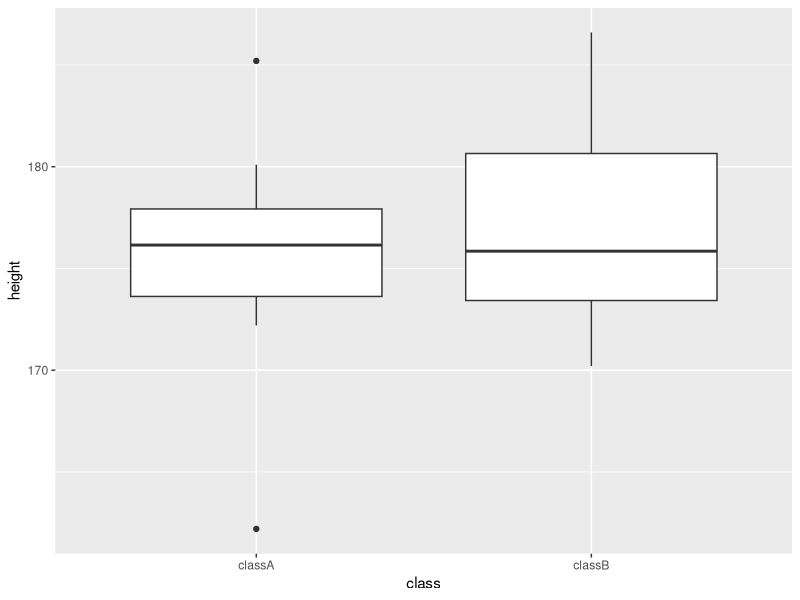
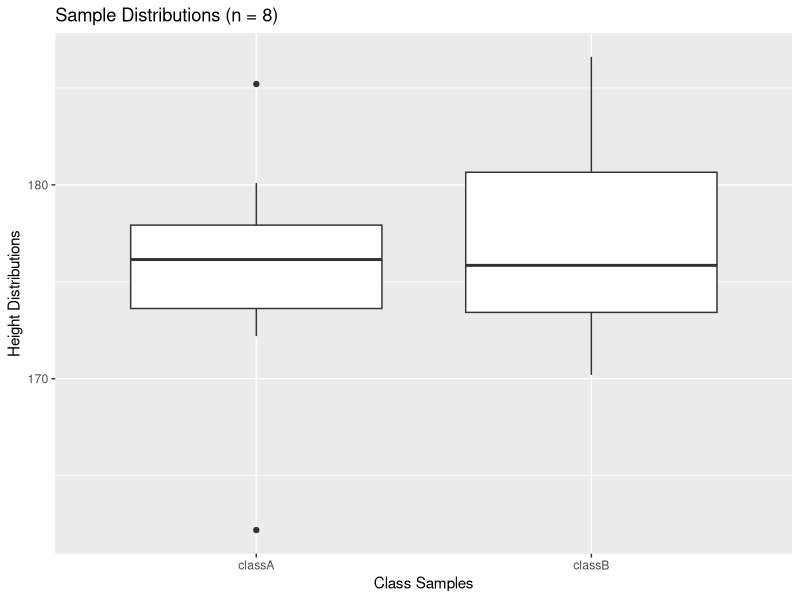
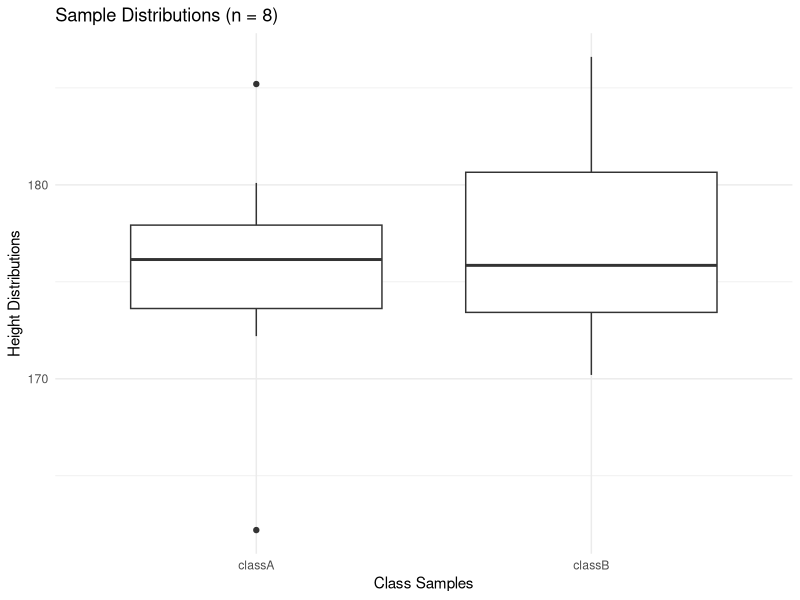
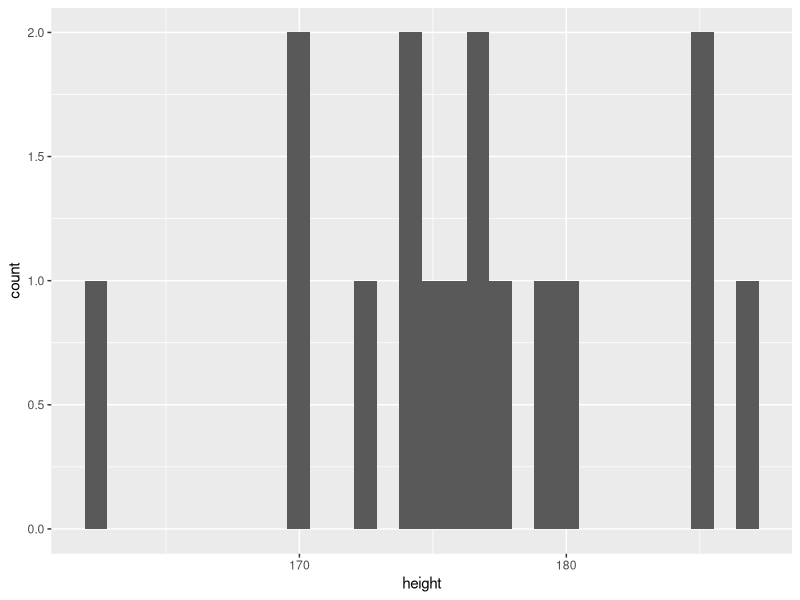
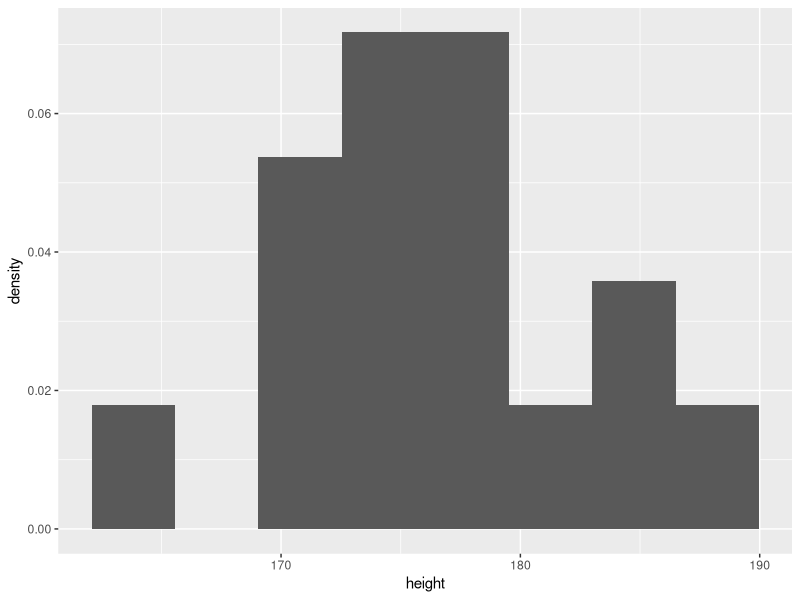
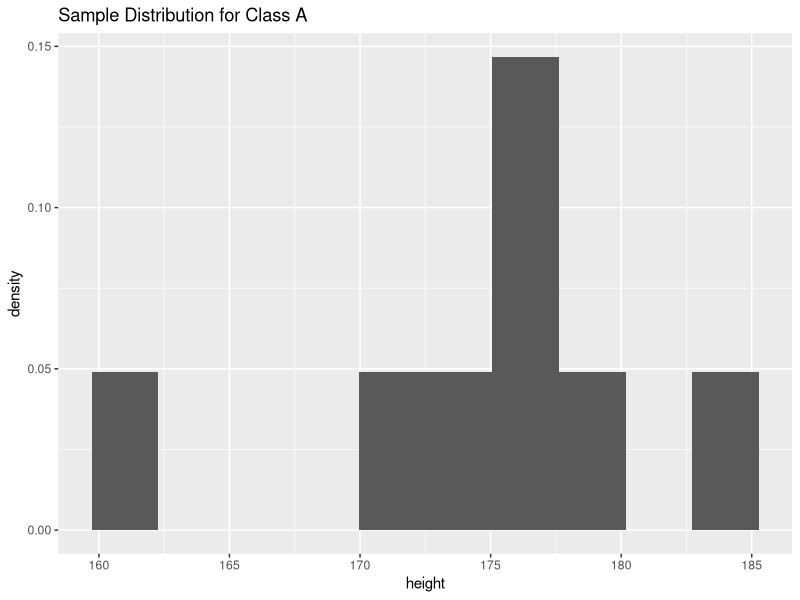
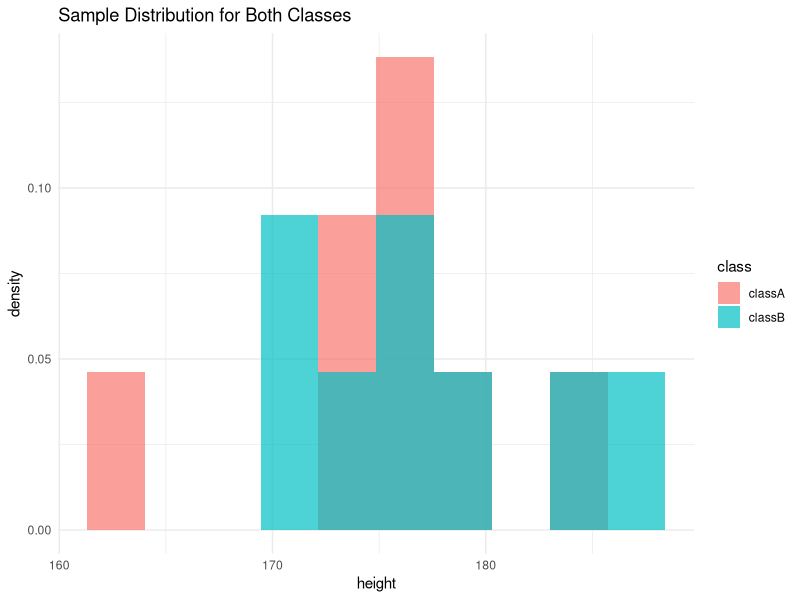
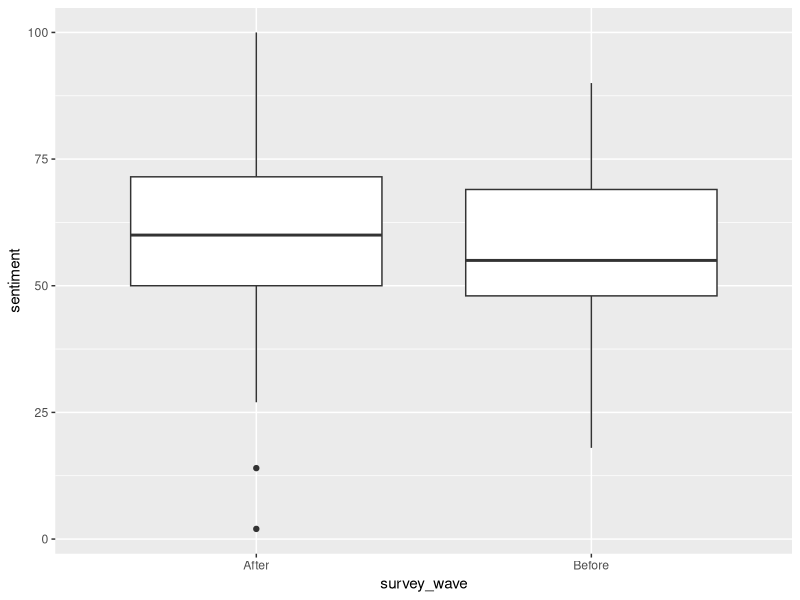

Write R code to recreate these figures, in order.
## ---- chunk 1
library(tidyverse)

## ---- chunk 2
height.data <- read_csv(file = "class_heights.csv")

# Let's examine the data we just loaded.
glimpse(height.data)

summary(height.data)

## ---- chunk 3

height.samples <- bind_rows(slice_sample(subset(height.data, class == "classA"), n = 8),
                            slice_sample(subset(height.data, class == "classB"), n = 8))

summary(height.samples)
## ---- chunk 4
ggplot(data = height.samples, mapping = aes(x = class, y = height)) +
  geom_boxplot()

## ---- chunk 5

ggplot(data = height.samples, mapping = aes(x = class, y = height)) +
  geom_boxplot() +
  xlab("Class Samples") +
  ylab("Height Distributions") +
  ggtitle("Sample Distributions (n = 8)")
## ---- chunk 6

ggplot(data = height.samples, mapping = aes(x = class, y = height)) +
  geom_boxplot() +
  xlab("Class Samples") +
  ylab("Height Distributions") +
  ggtitle("Sample Distributions (n = 8)") +
  theme_minimal()
## ---- chunk 7
ggplot(data = height.samples, mapping = aes(x = height)) +
  geom_histogram()

## ---- chunk 8
ggplot(data = height.samples, mapping = aes(x = height)) +
  geom_histogram(aes(y = ..density..), bins = 8)
## ---- chunk 9
height.samples %>%
  filter(class == "classA") %>%
  ggplot(mapping = aes(x = height)) +
  geom_histogram(aes(y = ..density..), bins = 10) +
  labs(title = "Sample Distribution for Class A")
## ---- chunk 10
ggplot(data = height.samples, mapping = aes(x = height, fill = class)) +
  geom_histogram(aes(y = ..density..), bins = 10, position = "identity", alpha = 0.7) +
  labs(title = "Sample Distribution for Both Classes") +
  theme_minimal()
## ---- chunk 11
t.test(height ~ class, data = height.samples)
## ---- chunk 12
# Let's test the class A samples...
height.samples %>%
  filter(class == "classA") %>% pull(height) %>%
  t.test(mu = 170.0)

# ... and the class B samples...
height.samples %>%
  filter(class == "classB") %>% pull(height) %>%
  t.test(mu = 170.0)
## ---- chunk 13
t.test(height.samples$height, mu = 170.0)
## ---- chunk 14

  survey_scores <- read_csv(file = "survey_experiment.csv")

glimpse(survey_scores)
summary(survey_scores)
## ---- chunk 15
survey_scores.wide <- survey_scores %>%
  pivot_wider(names_from = survey_wave, values_from = sentiment)

t.test(survey_scores.wide$Before, survey_scores.wide$After, paired = TRUE)
## ---- chunk 16
  ggplot(data = survey_scores, aes(x = survey_wave, y = sentiment)) +
  geom_boxplot()
## ---- chunk 17
ggplot(data = survey_scores, aes(x = fct_rev(survey_wave), y = sentiment)) +
  geom_boxplot()
## ---- chunk 18
ggplot(data = survey_scores, aes(x = fct_rev(survey_wave), y = sentiment)) +
  geom_boxplot() +
  geom_point()
## ---- chunk 19
ggplot(data = survey_scores, aes(x = fct_rev(survey_wave), y = sentiment)) +
  geom_boxplot() +
  geom_point() +
  geom_line(mapping = aes(group = subject_id))
## ---- chunk 20
ggplot(data = survey_scores, aes(x = fct_rev(survey_wave), y = sentiment)) +
  geom_boxplot() +
  geom_point(color = "red") +
  geom_line(mapping = aes(group = subject_id), color = "red", alpha = 0.7, linetype = 'dotted') +
  labs(title = "Pre- and Post-Treatment Sentiment Measures", x = "Survey Wave", y = "Sentiment") +
  theme_minimal()
